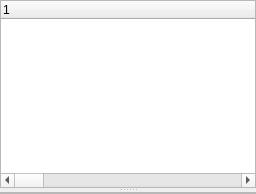
             <widget class="QWidget" name="tabSummary">
              <attribute name="icon">
               <iconset resource="hbqtwidgets.qrc">
                <normaloff>:/hbqt/resources/chart_bar.png</normaloff>:/hbqt/resources/chart_bar.png</iconset>
              </attribute>
              <attribute name="title">
               <string>Summaries</string>
              </attribute>
              <layout class="QHBoxLayout" name="horizontalLayout_8">
               <property name="leftMargin">
                <number>0</number>
               </property>
               <property name="topMargin">
                <number>0</number>
               </property>
               <property name="rightMargin">
                <number>0</number>
               </property>
               <property name="bottomMargin">
                <number>0</number>
               </property>
               <item>
                <widget class="QSplitter" name="splitterSummary">
                 <property name="orientation">
                  <enum>Qt::Vertical</enum>
                 </property>
                 <widget class="QTreeWidget" name="treeNumbers">
                  <property name="sizePolicy">
                   <sizepolicy hsizetype="Expanding" vsizetype="Expanding">
                    <horstretch>0</horstretch>
                    <verstretch>1</verstretch>
                   </sizepolicy>
                  </property>
                  <property name="editTriggers">
                   <set>QAbstractItemView::NoEditTriggers</set>
                  </property>
                  <property name="alternatingRowColors">
                   <bool>true</bool>
                  </property>
                  <property name="allColumnsShowFocus">
                   <bool>true</bool>
                  </property>
                  <property name="columnCount">
                   <number>4</number>
                  </property>
                  <attribute name="headerDefaultSectionSize">
                   <number>500</number>
                  </attribute>
                  <column>
                   <property name="text">
                    <string notr="true">1</string>
                   </property>
                  </column>
                  <column>
                   <property name="text">
                    <string notr="true">2</string>
                   </property>
                  </column>
                  <column>
                   <property name="text">
                    <string notr="true">3</string>
                   </property>
                  </column>
                  <column>
                   <property name="text">
                    <string notr="true">4</string>
                   </property>
                  </column>
                 </widget>
                 <widget class="QFrame" name="frameCharts">
                  <property name="maximumSize">
                   <size>
                    <width>16777215</width>
                    <height>145</height>
                   </size>
                  </property>
                  <property name="frameShape">
                   <enum>QFrame::StyledPanel</enum>
                  </property>
                  <property name="frameShadow">
                   <enum>QFrame::Raised</enum>
                  </property>
                  <layout class="QHBoxLayout" name="hLaySummary">
                   <property name="leftMargin">
                    <number>0</number>
                   </property>
                   <property name="topMargin">
                    <number>0</number>
                   </property>
                   <property name="rightMargin">
                    <number>0</number>
                   </property>
                   <property name="bottomMargin">
                    <number>0</number>
                   </property>
                  </layout>
                 </widget>
                </widget>
               </item>
              </layout>
             </widget>
